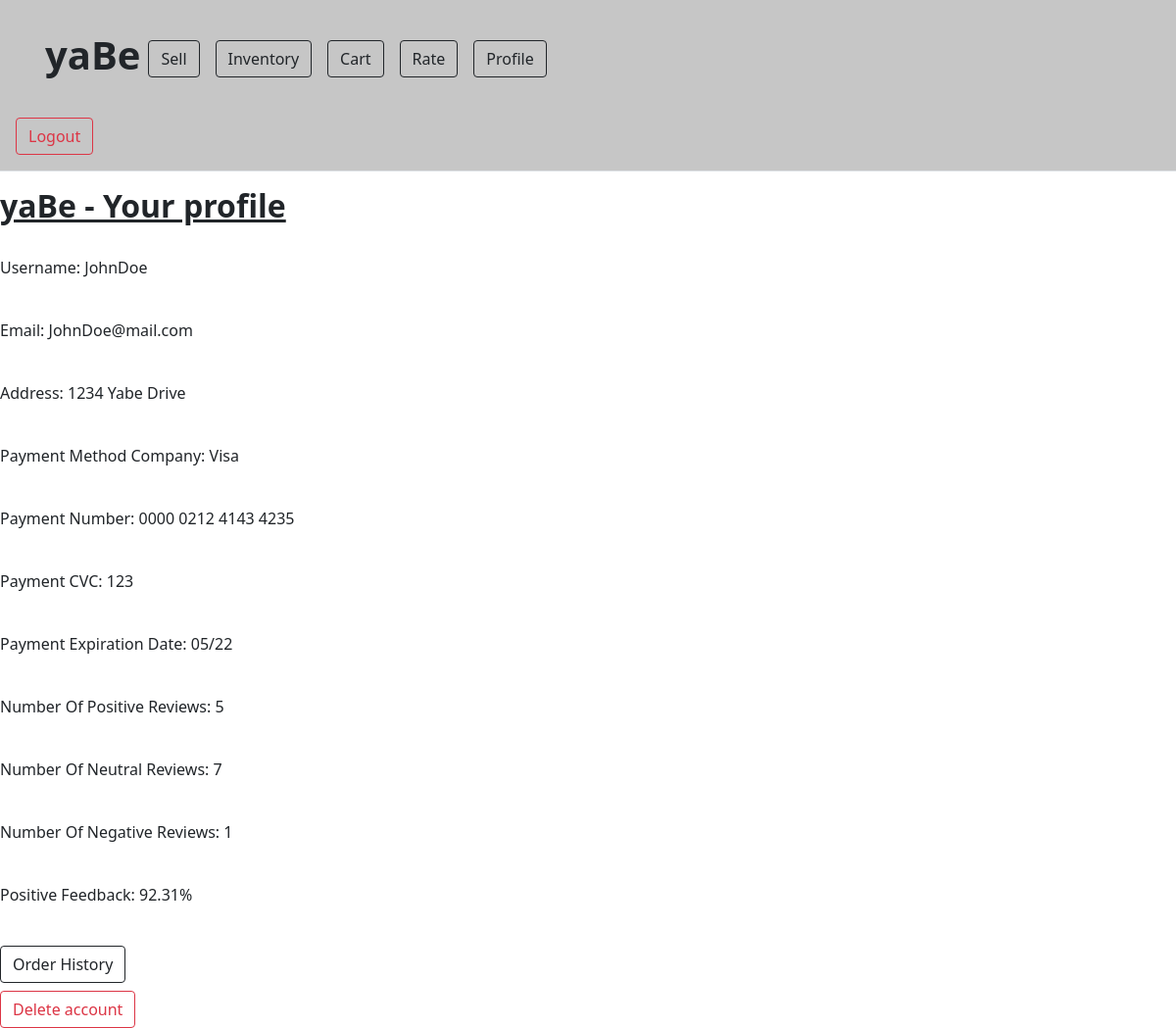
/view_profile (signed in), run on an earlier commit of the app's database.
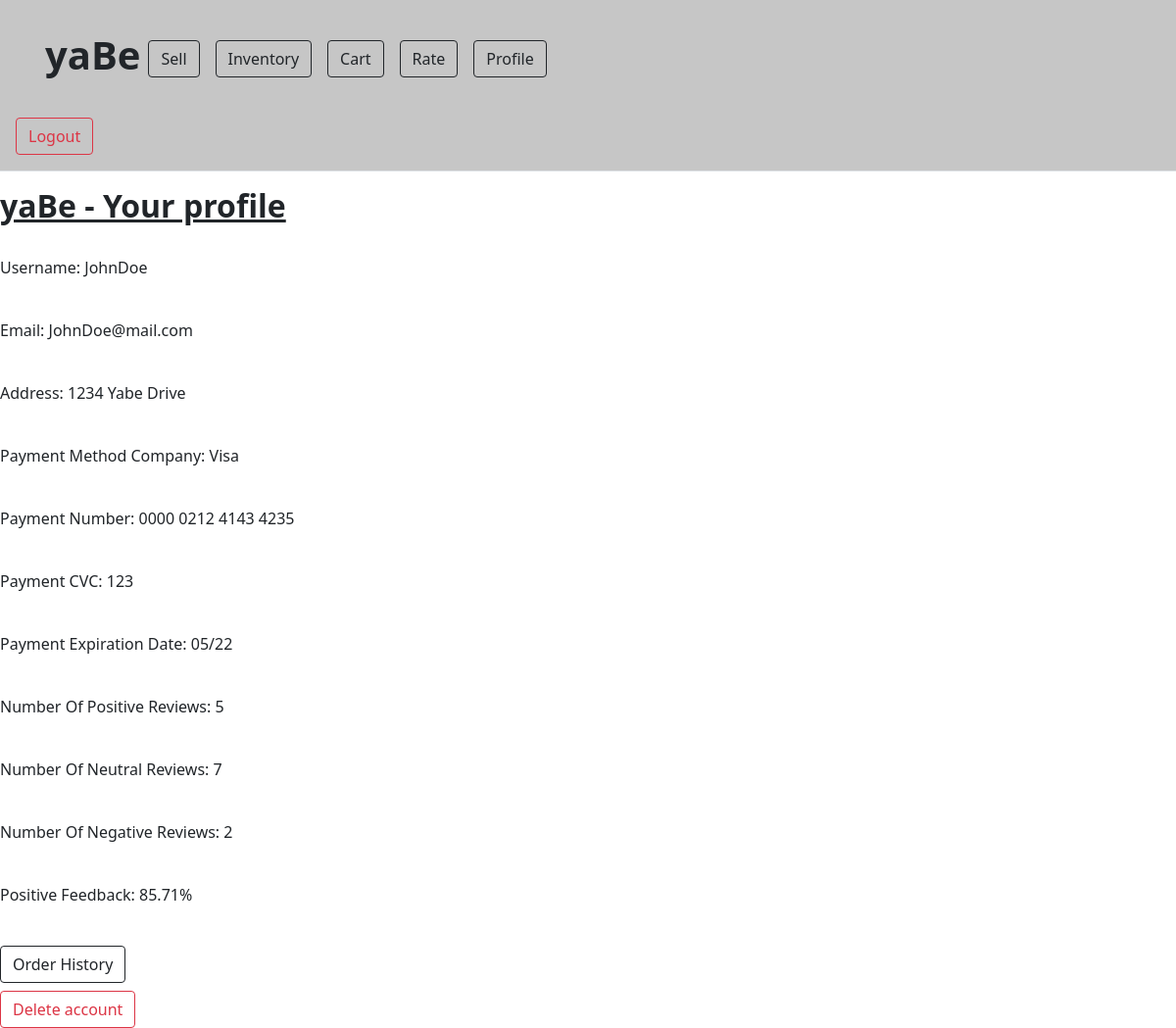
And on a later commit of the database.
### app/models.py (models this page shows, shortened)
class User(UserMixin, db.Model):
 id = db.Column(db.Integer, primary_key = True)
 username = db.Column(db.String(16))
 email = db.Column(db.String(64))
 password_hash = db.Column(db.String(128))
 address = db.Column(db.String(128))
 payment_method_company = db.Column(db.String(10))
 payment_method_number = db.Column(db.Integer)
 payment_method_cvc = db.Column(db.Integer)
 payment_method_expdate = db.Column(db.Integer)
 num_positive_reviews = db.Column(db.Integer)
 num_neutral_reviews = db.Column(db.Integer)
 num_negative_reviews = db.Column(db.Integer)
 items = db.relationship('Item')
 orders = db.relationship('Order')

### app/routes.py (the view)
@appObj.route('/view_profile', methods = ['GET', 'POST'])
@login_required
def view_profile():
 user = current_user
 payNumber = str(current_user.payment_method_number)
 while (len(payNumber) < 16):
   payNumber = '0' + payNumber
 payNumber = payNumber[:4] + ' ' + payNumber[4:8] + ' ' + payNumber[8:12] + ' ' + payNumber[12:]
 payCVC = str(current_user.payment_method_cvc)
 while (len(payCVC) < 3):
   payCVC = '0' + payCVC
 payDate = str(current_user.payment_method_expdate)
 while (len(payDate) < 4):
   payDate = '0' + payDate
 payDate = payDate[:2] + '/' + payDate[2:]
 rating_percentage = calculate_rating(user)
 return render_template('user_profiles.html', user = user, rating_percentage = rating_percentage, payNumber = payNumber, payCVC = payCVC, payDate = payDate)

### app/models.py (called while the page is built)
@login.user_loader
def load_user(id):
 return User.query.get(int(id))

### app/routes.py (called while the page is built)
def calculate_rating(user): #helper function to return feedback by percentage--range of 0% to 100%
  total_reviews = user.num_positive_reviews + user.num_neutral_reviews + user.num_negative_reviews
  if(total_reviews == 0):
    return 0
  return ((user.num_positive_reviews + user.num_neutral_reviews) / float(total_reviews)) * 100

### app/templates/user_profiles.html (shortened to what this page needs)
<!doctype html>
<html lang="en">
  <head>
     <link href="https://cdn.jsdelivr.net/npm/bootstrap@5.0.2/dist/css/bootstrap.min.css" rel="stylesheet">
    <body>
    <body>
<main>
    <header class="p-3 mb-3 border-bottom" style= "background: #c6c6c6">
    <div class="container p-3 mb-3" style="background: #c6c6c6"">
     <div class="d-flex flex-wrap align-items-center justify-content-center justify-content-lg-start"</div>
        <a href="/home" class="d-flex align-items-center mb-2 mb-lg-0 text-dark text-decoration-none">
         <h1> <b> yaBe </b> </h1>
        </a>
        <ul class="nav col-12 col-lg-auto me-lg-auto mb-2 justify-content-center mb-md-0">
         <li> <a class="btn btn-outline-dark m-2" href="sell_item" role="button">Sell</a> </li>
         <li> <a class="btn btn-outline-dark m-2" href="see_all_items" role="button">Inventory</a> </li>
         <li> <a class="btn btn-outline-dark m-2" href="cart" role="button">Cart</a></li>
          <li> <a class="btn btn-outline-dark m-2" href= "/search_user_rate" role="button"> Rate </a> <li>
         <li> <a class="btn btn-outline-dark m-2" href="view_profile" role="button"> Profile </a></li>
        </ul>
        <br>
       </div>
     </div>
  <div class="d-flex flex-wrap align-items-center justify-content-center justify-content-lg-start" </div>
   <a class="btn btn-outline-danger mr-2" href="{{url_for('logout')}}" role="button"> Logout </a>
  </header>
    <h2><u><b> yaBe - Your profile</u></b> </h2>
    <br>
    <p> Username: {{user.username}} </p> <br>
    <p> Email: {{user.email}} </p>  <br>
    <p> Address: {{user.address}} </p> <br>
    <p> Payment Method Company: {{user.payment_method_company}} </p> <br>
    <p> Payment Number: {{payNumber}} </p> <br>
    <p> Payment CVC: {{payCVC}} </p> <br>
    <p> Payment Expiration Date: {{payDate}} </p> <br>
    <p> Number Of Positive Reviews: {{user.num_positive_reviews}} </p> <br>
    <p> Number Of Neutral Reviews: {{user.num_neutral_reviews}} </p> <br>
    <p> Number Of Negative Reviews: {{user.num_negative_reviews}} </p> <br>
    <p> Positive Feedback: {{"%.2f%%"|format(rating_percentage)}} </p> <br>
    <a class="btn btn-outline-dark mb-2" href="checkout" role="button"> Order History </a>
    <br>
    <a class="btn btn-outline-danger" href="deleteUser" role="button"> Delete account </a>
</main>
  </body>
</html>

What changed in the data, as far as the page shows it:
changed User "JohnDoe": num_negative_reviews "1" → "2"
Also different on the page:
{{ "%.2f%%"|format(rating_percentage) }}: "92.31%" → "85.71%"
